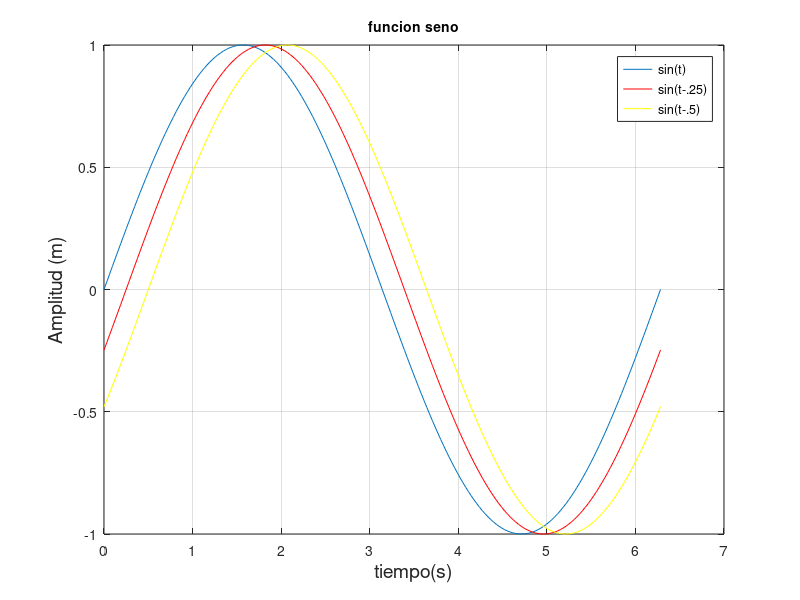

MATLAB code for this plot:
%graficos2
clc, clear
t=0:pi/100:2*pi;
y1=sin(t)
y2=sin(t-.25);
y3=sin(t-.5);
plot(t,y1, t, y2,'r',t,y3,'y')
grid on

title ('funcion seno','FontSize',10)
xlabel('tiempo(s)','FontSize',14)
ylabel('Amplitud (m)','FontSize',14)
legend ('sin(t)', 'sin(t-.25)','sin(t-.5)')